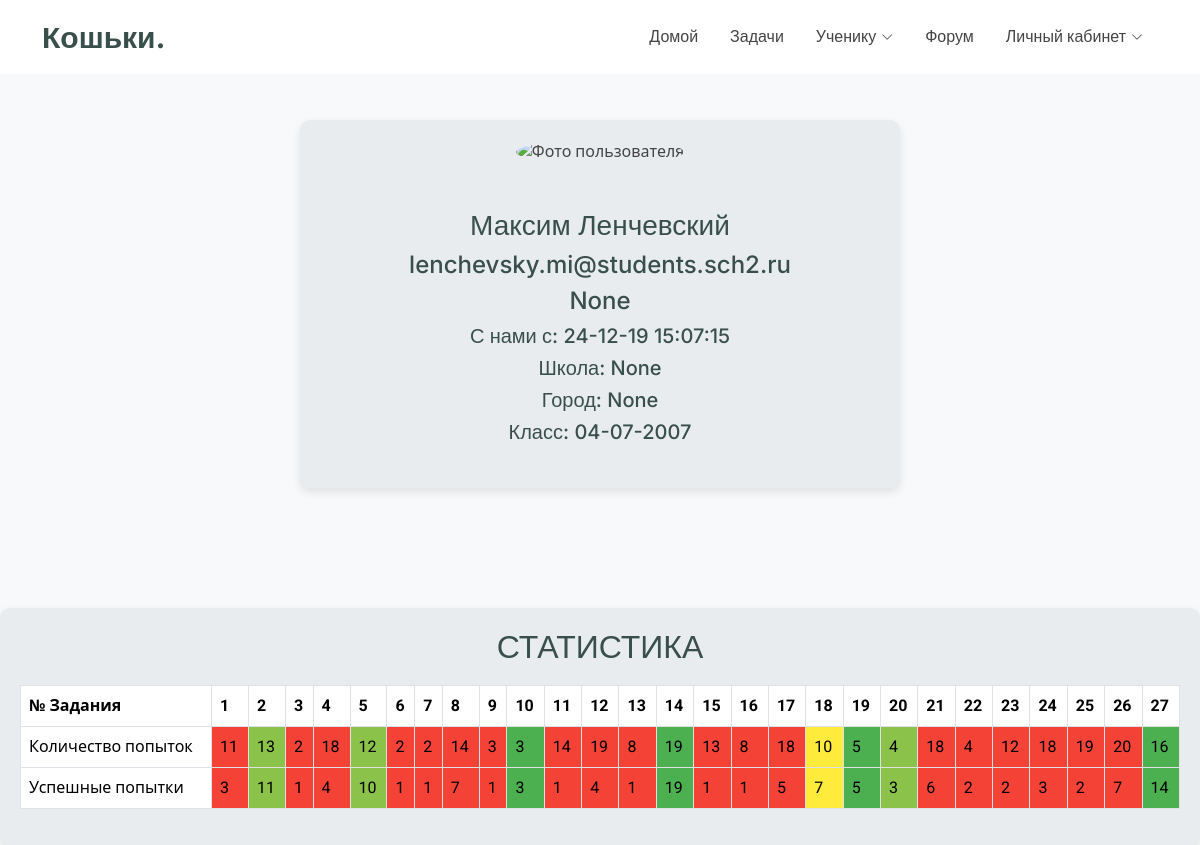
/users/0, run on an earlier commit of the app's database.
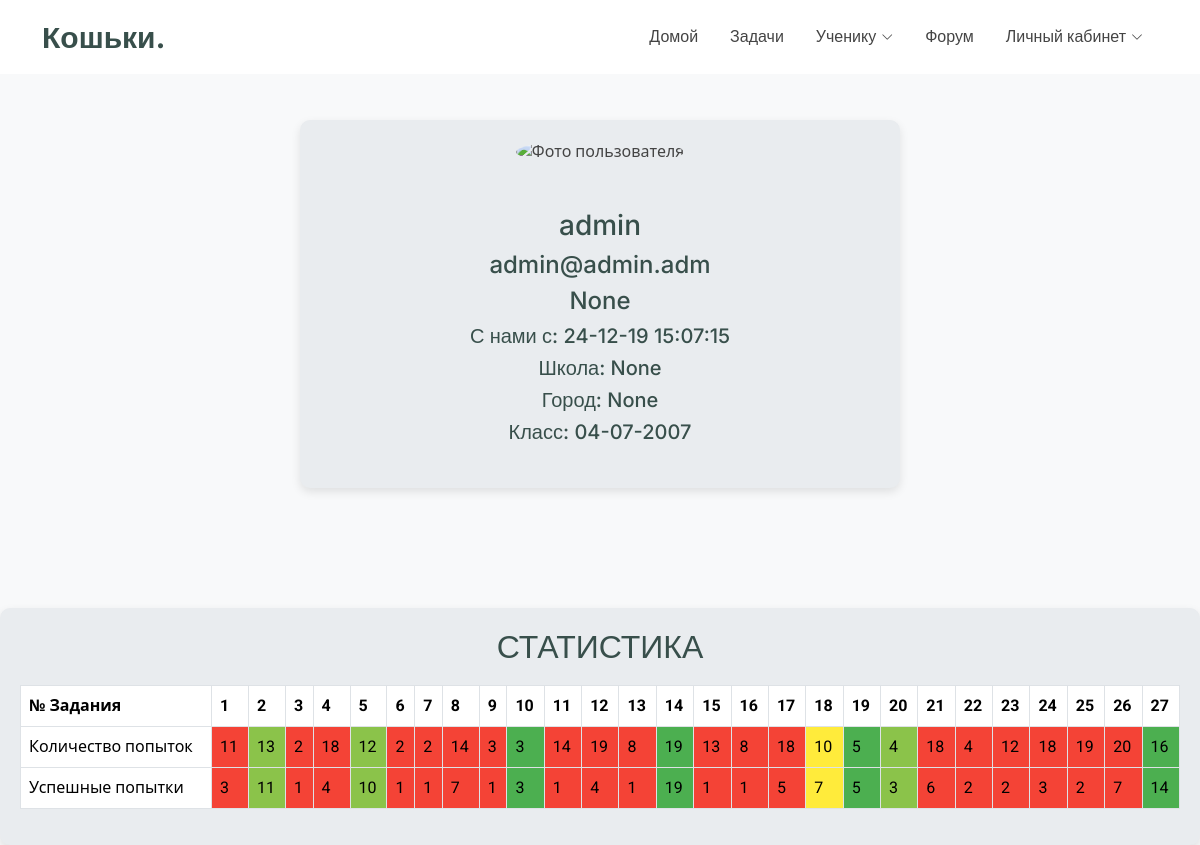
And on a later commit of the database.
### tables this page shows
CREATE TABLE users (user_id INT PRIMARY KEY UNIQUE NOT NULL, role_id INT REFERENCES roles (role_id), registration_time DATETIME, first_name VARCHAR (255), second_name VARCHAR (255), third_name VARCHAR (255), login VARCHAR (255), password VARCHAR (255), email VARCHAR (255), url VARCHAR (255), tel VARCHAR (15), love INT, birth_date DATETIME, school_id INT REFERENCES schools (school_id), city_id INT REFERENCES cities (city_id), class VARCHAR (3), photo_id INT);

### main.py (the view)
@app.route("/users/<user_id>")
def personal_user_page(user_id):
    info = dr.get_user_info_with_user_id(user_id)
    if not info:
        return render_template("error_pages/authorization_user_not_found_error.html")
    else:
        kwargs = dr.user_select_to_dict(info)
        return render_template("user_account_pages/user.html", **kwargs)

### database_requests.py (called while the page is built)
def sql_execute(sql_request):
    ret = cursor.execute(sql_request)
    return ret

def get_user_info_with_user_id(id):
    sql_req = f"""
        SELECT * from users
        WHERE user_id = "{id}"
        """
    return sql_execute(sql_req).fetchall()

### templates/user_account_pages/user.html (shortened to what this page needs)
<!DOCTYPE html>
<html lang="en">
<head>
  <link href="{{ url_for('static', filename='vendor/bootstrap/css/bootstrap.min.css') }}" rel="stylesheet">
  <link href="{{ url_for('static', filename='vendor/bootstrap-icons/bootstrap-icons.css') }}" rel="stylesheet">
  <link href="{{ url_for('static', filename='vendor/aos/aos.css') }}" rel="stylesheet">
  <link href="{{ url_for('static', filename='vendor/glightbox/css/glightbox.min.css') }}" rel="stylesheet">
  <link href="{{ url_for('static', filename='vendor/swiper/swiper-bundle.min.css') }}" rel="stylesheet">
  <link href="{{ url_for('static', filename='/css/main.css') }}" rel="stylesheet">
</head>
<body>
  {% include 'header.html' %}
  <div class="profile-container">
    <img src="{{ url_for('static', filename=photo_directory) }}" alt="Фото пользователя">
    <ul class="info-list">
      <li><h3>{{ first_name }} {{ second_name }}</h3></li>
      <li><h4>{{ email }}</h4></li>
      <li><h4>{{ birth_date }}</h4></li>
      <li><h5>С нами с: {{ registration_time }}</h5></li>
      <li><h5>Школа: {{ school_id }}</h5></li>
      <li><h5>Город: {{ city_id }}</h5></li>
      <li><h5>Класс: {{ class }}</h5></li>
    </ul>
  </div>
  <div class="statistics-container">
    <h2 style="text-transform: uppercase;">Статистика</h2>
    <table class="table table-bordered" style="margin-top: 10px;">
        <thead>
            <tr>
                <th>№ Задания</th>
                {% for task in range(1, 28) %}
                <th>{{ task }}</th>
                {% endfor %}
            </tr>
        </thead>
        <tbody>
            <tr>
                <td>Количество попыток</td>
                {% for task in range(1, 28) %}
                <td class="{% if ratio[task] >= 0.85 %}col-green{% elif ratio[task] >= 0.75 %}col-light-green{% elif ratio[task] >= 0.65 %}col-yellow{% else %}col-red{% endif %}">
                    {{ number_of_attempts[task] }}
                </td>
                {% endfor %}
            </tr>
            <tr>
                <td>Успешные попытки</td>
                {% for task in range(1, 28) %}
                <td class="{% if ratio[task] >= 0.85 %}col-green{% elif ratio[task] >= 0.75 %}col-light-green{% elif ratio[task] >= 0.65 %}col-yellow{% else %}col-red{% endif %}">
                    {{ number_of_right_attempts[task] }}
                </td>
                {% endfor %}
            </tr>
        </tbody>
    </table>
  </div>
</body>
</html>

What changed in the data, as far as the page shows it:
changed users: first_name "Максим" → "admin"; email "lenchevsky.mi@students.sch2.ru" → "admin@admin.adm"; second_name "Ленчевский" → (not shown)
